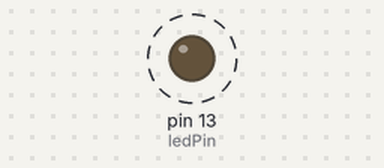
A sketch run on a simulated Arduino Uno, built with avr-gcc and run on an emulated ATmega328P. On the bench: output pins drawn as LEDs (lit = HIGH). Dashed ring = blinking.

Above: at 1.0 s.
Timing chart, 0 to 4.8 s (numbered marks = the images above):
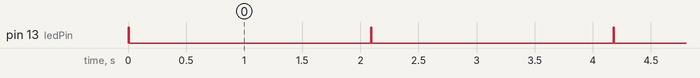

The sketch:

IRsendDemosend.ino
```cpp
/*
 * IRRemote 紅外線遙控教學
 *   範例 2.1v2: 發射紅外線訊號
 *     注意! 紅外線發射器(IR LED)必須接到 pin 3, 不能接其它腳位
 */
#include <IRremote.h>                    // 引用 IRRemote 函式庫

IRsend irsend;                           // 定義 IRsend 物件來發射紅外線訊號
int ledPin = 13; //定义数字10 接口
void setup()
{
  pinMode(ledPin, OUTPUT);
  Serial.begin(9600);                     // 開啟 Serial port, 通訊速率為 9600 bps
}

void loop()
{
  // 檢查 Serial Port 是否有資料
  // 有的話&#65292;Serial.read() 會回傳非 -1 的數值
    // 發射紅外線訊號
    digitalWrite(ledPin, HIGH); //点亮小灯
delay(10); //延时1 秒
digitalWrite(ledPin, LOW); //熄灭小灯
delay(10); // 延时1 秒

    irsend.sendRC5(0x1D2FEFF6, 32);   // 我電視 Power 鈕的紅外線編碼, 記得換成你的紅外線編碼
   delay(2000);
}
```

Measured:
- by itself, pin 13 (ledPin): alternates HIGH for 0.01 s and LOW for 2.1 s
